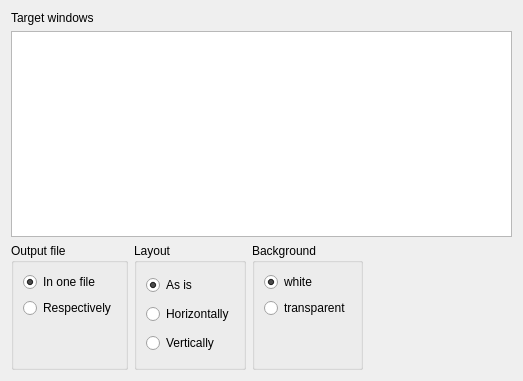
<?xml version="1.0" encoding="UTF-8"?>
<ui version="4.0">
 <class>ContinuousSnapshotWizard_WindowSelectionPage</class>
 <widget class="QWizardPage" name="ContinuousSnapshotWizard_WindowSelectionPage">
  <property name="geometry">
   <rect>
    <x>0</x>
    <y>0</y>
    <width>523</width>
    <height>381</height>
   </rect>
  </property>
  <property name="windowTitle">
   <string>WizardPage</string>
  </property>
  <property name="title">
   <string>Window Selection</string>
  </property>
  <property name="subTitle">
   <string>Please select target windows and specify how you want to output files.</string>
  </property>
  <attribute name="pageId">
   <string notr="true"/>
  </attribute>
  <layout class="QVBoxLayout" name="verticalLayout_7" stretch="0,1,0">
   <item>
    <widget class="QLabel" name="targetLabel">
     <property name="text">
      <string>Target windows</string>
     </property>
    </widget>
   </item>
   <item>
    <widget class="QListWidget" name="targetListWidget">
     <property name="editTriggers">
      <set>QAbstractItemView::NoEditTriggers</set>
     </property>
     <property name="selectionMode">
      <enum>QAbstractItemView::NoSelection</enum>
     </property>
    </widget>
   </item>
   <item>
    <layout class="QHBoxLayout" name="horizontalLayout">
     <item>
      <layout class="QVBoxLayout" name="verticalLayout_2">
       <item>
        <widget class="QGroupBox" name="outputGroupBox">
         <property name="title">
          <string>Output file</string>
         </property>
         <layout class="QVBoxLayout" name="verticalLayout">
          <item>
           <widget class="QRadioButton" name="onefileRadioButton">
            <property name="text">
             <string>In one file</string>
            </property>
            <property name="checked">
             <bool>true</bool>
            </property>
           </widget>
          </item>
          <item>
           <widget class="QRadioButton" name="respectivelyRadioButton">
            <property name="text">
             <string>Respectively</string>
            </property>
            <property name="checked">
             <bool>false</bool>
            </property>
           </widget>
          </item>
          <item>
           <spacer name="verticalSpacer">
            <property name="orientation">
             <enum>Qt::Vertical</enum>
            </property>
            <property name="sizeHint" stdset="0">
             <size>
              <width>20</width>
              <height>40</height>
             </size>
            </property>
           </spacer>
          </item>
         </layout>
        </widget>
       </item>
      </layout>
     </item>
     <item>
      <layout class="QVBoxLayout" name="verticalLayout_4">
       <item>
        <widget class="QGroupBox" name="layoutGroupBox">
         <property name="title">
          <string>Layout</string>
         </property>
         <layout class="QVBoxLayout" name="verticalLayout_3">
          <item>
           <widget class="QRadioButton" name="asisRadioButton">
            <property name="text">
             <string>As is</string>
            </property>
            <property name="checked">
             <bool>true</bool>
            </property>
           </widget>
          </item>
          <item>
           <widget class="QRadioButton" name="horizontallyRadioButton">
            <property name="text">
             <string>Horizontally</string>
            </property>
           </widget>
          </item>
          <item>
           <widget class="QRadioButton" name="verticallyRadioButton">
            <property name="text">
             <string>Vertically</string>
            </property>
           </widget>
          </item>
         </layout>
        </widget>
       </item>
      </layout>
     </item>
     <item>
      <layout class="QVBoxLayout" name="verticalLayout_6">
       <item>
        <widget class="QGroupBox" name="backgroundGroupBox">
         <property name="title">
          <string>Background</string>
         </property>
         <layout class="QVBoxLayout" name="verticalLayout_5">
          <item>
           <widget class="QRadioButton" name="whiteRadioButton">
            <property name="text">
             <string>white</string>
            </property>
            <property name="checked">
             <bool>true</bool>
            </property>
           </widget>
          </item>
          <item>
           <widget class="QRadioButton" name="transparentRadioButton">
            <property name="text">
             <string>transparent</string>
            </property>
           </widget>
          </item>
          <item>
           <spacer name="verticalSpacer_3">
            <property name="orientation">
             <enum>Qt::Vertical</enum>
            </property>
            <property name="sizeHint" stdset="0">
             <size>
              <width>20</width>
              <height>40</height>
             </size>
            </property>
           </spacer>
          </item>
         </layout>
        </widget>
       </item>
      </layout>
     </item>
     <item>
      <spacer name="horizontalSpacer">
       <property name="orientation">
        <enum>Qt::Horizontal</enum>
       </property>
       <property name="sizeHint" stdset="0">
        <size>
         <width>40</width>
         <height>20</height>
        </size>
       </property>
      </spacer>
     </item>
    </layout>
   </item>
  </layout>
 </widget>
 <resources/>
 <connections>
  <connection>
   <sender>respectivelyRadioButton</sender>
   <signal>toggled(bool)</signal>
   <receiver>layoutGroupBox</receiver>
   <slot>setDisabled(bool)</slot>
   <hints>
    <hint type="sourcelabel">
     <x>165</x>
     <y>131</y>
    </hint>
    <hint type="destinationlabel">
     <x>146</x>
     <y>151</y>
    </hint>
   </hints>
  </connection>
 </connections>
</ui>
